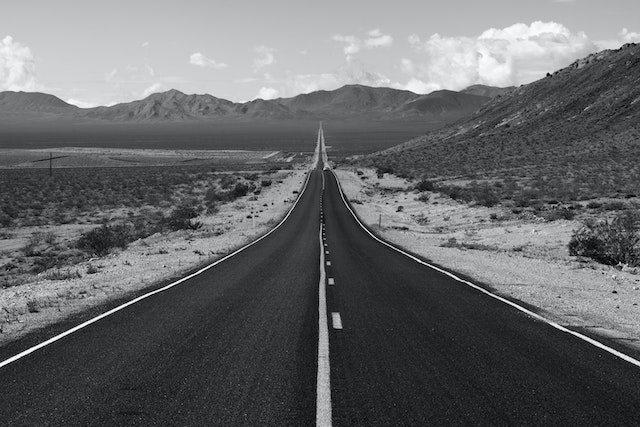
#> input picture Numpy&Matplotlib/road.jpg, 640 x 427 px
$ python zad3.py
#> lines starting #> are read from the running program, lines starting #| are printed output that depends on the picture
import numpy as np
import matplotlib.pyplot as plt

img = plt.imread("road.jpg")
#> img is the input picture: shape (427, 640, 3); mean R, G, B 102.9, 103.9, 105.9
print(img.shape)
#| (427, 640, 3)
print(img.dtype)
#| uint8
img = img[:,:,0].copy()
#> img: shape (427, 640)

print(img.shape)
#| (427, 640)
print(img.dtype)
#| uint8
sel = img[0:200,0:300]
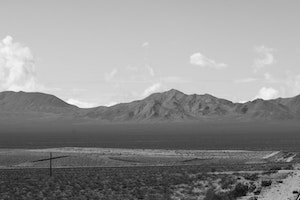
#> sel: shape (200, 300); min 0, max 251, mean 144.4
plt.imshow(sel)
img2=img
img = np.rot90(img, -1)
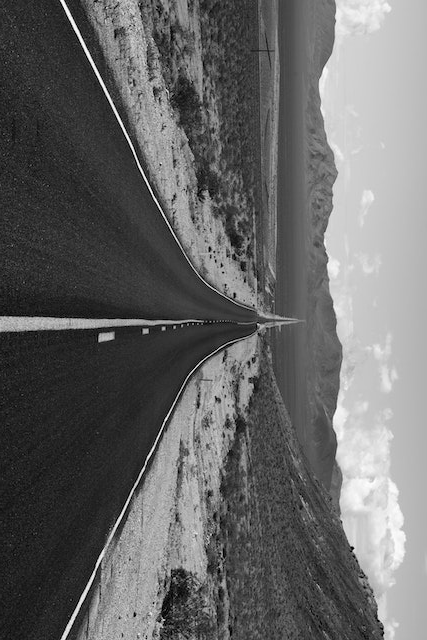
#> img: shape (640, 427); min 0, max 254, mean 102.9
plt.figure()
plt.imshow(np.fliplr(img), cmap="gray")
plt.show()
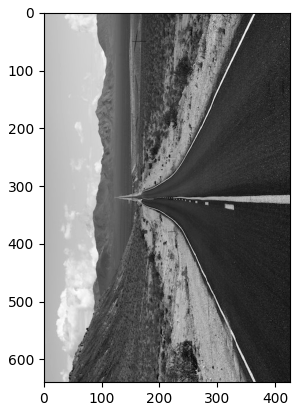
#> figure drawn by matplotlib, 1 panel
plt.figure()
plt.imshow(img2, cmap="gray")
plt.show()
plt.figure()
plt.imshow(img2/2, cmap="gray")
plt.show()
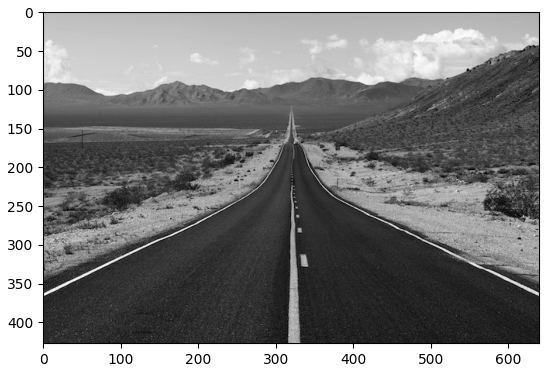
#> figure drawn by matplotlib, 1 panel
